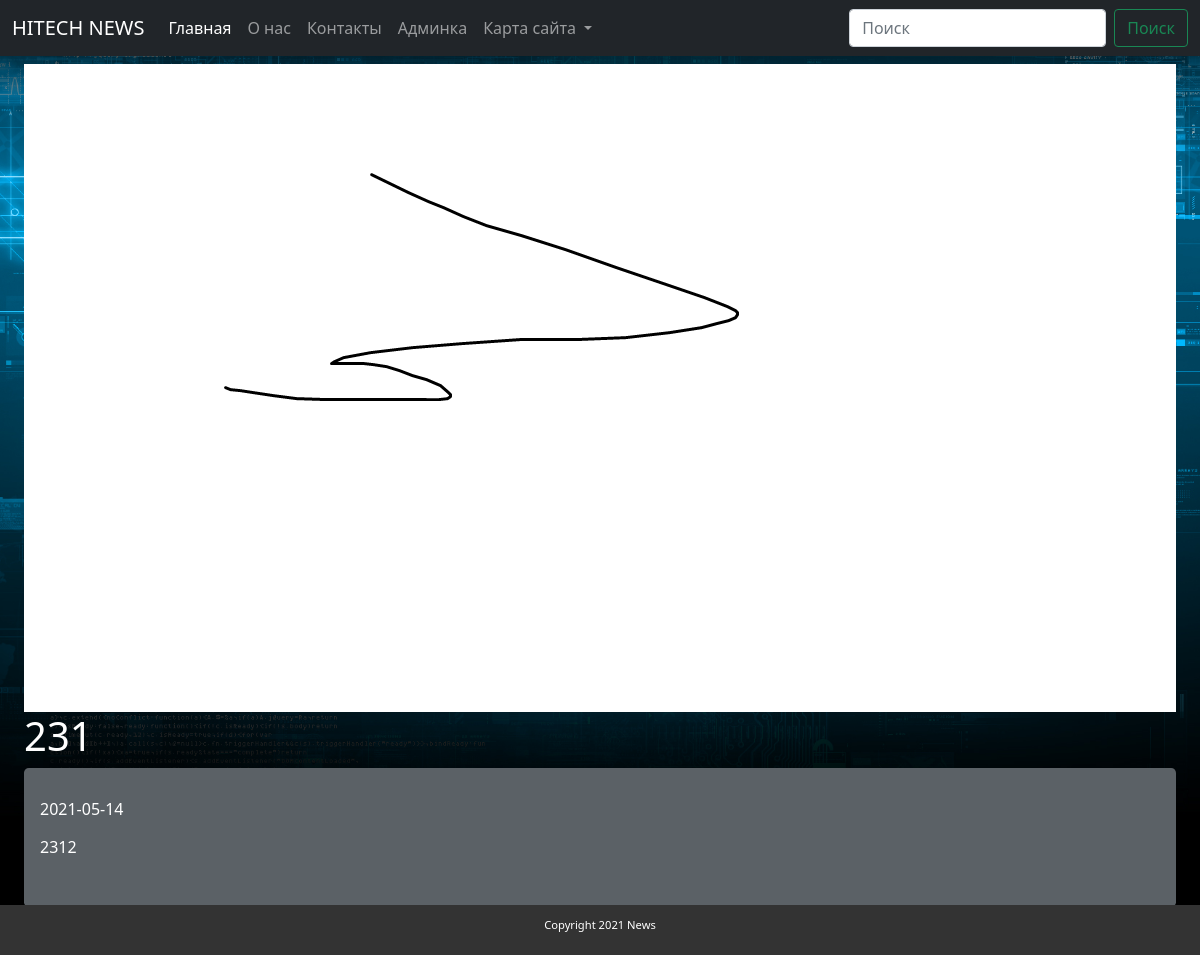
/20, run on the app's committed database.
### app/models.py (models this page shows, shortened)
class News(models.Model):
    title = models.CharField(max_length=255)
    body = models.TextField()
    date = models.DateTimeField()
    desc = models.TextField()
    image = models.ImageField(upload_to='images/')
    category = models.ForeignKey(Category, related_name='category', on_delete=models.SET_NULL,
                                 default=None, null=True, blank=True)
    user = models.ForeignKey(User, related_name='user', on_delete=models.CASCADE)
    class Meta:
        verbose_name_plural = "News"

### app/templates/app/news_view.html (shortened to what this page needs)
{% extends "app/layout.html" %}
{% block content %}
<div style="max-width: 100rem;min-width: 18rem;">
    <img src="{{ MEDIA_URL }}{{ news.image.url }}" alt="Изображение не загрузилось">
    <h1> {{news.title}} </h1>
    <div class="jumbotron">
        <h6>{{news.date|date:"Y-m-d"}}</h6>
        <p>
            {{news.body|safe|linebreaks}}
        </p>
    </div>
</div>
{% endblock %}

### app/static/app.css (style rules this page uses)
body { color: #ffffff; background: url('./back.jpg') no-repeat center center fixed; -webkit-background-size: cover; -moz-background-size: cover; -o-background-size: cover; background-size: cover; }
.jumbotron { padding: 2rem 1rem; margin-bottom: 2rem; background-color: #5b6166; border-radius: .3rem; }

### data on the page
News: image (picture), title "231", date "2021-05-14", body "2312"
